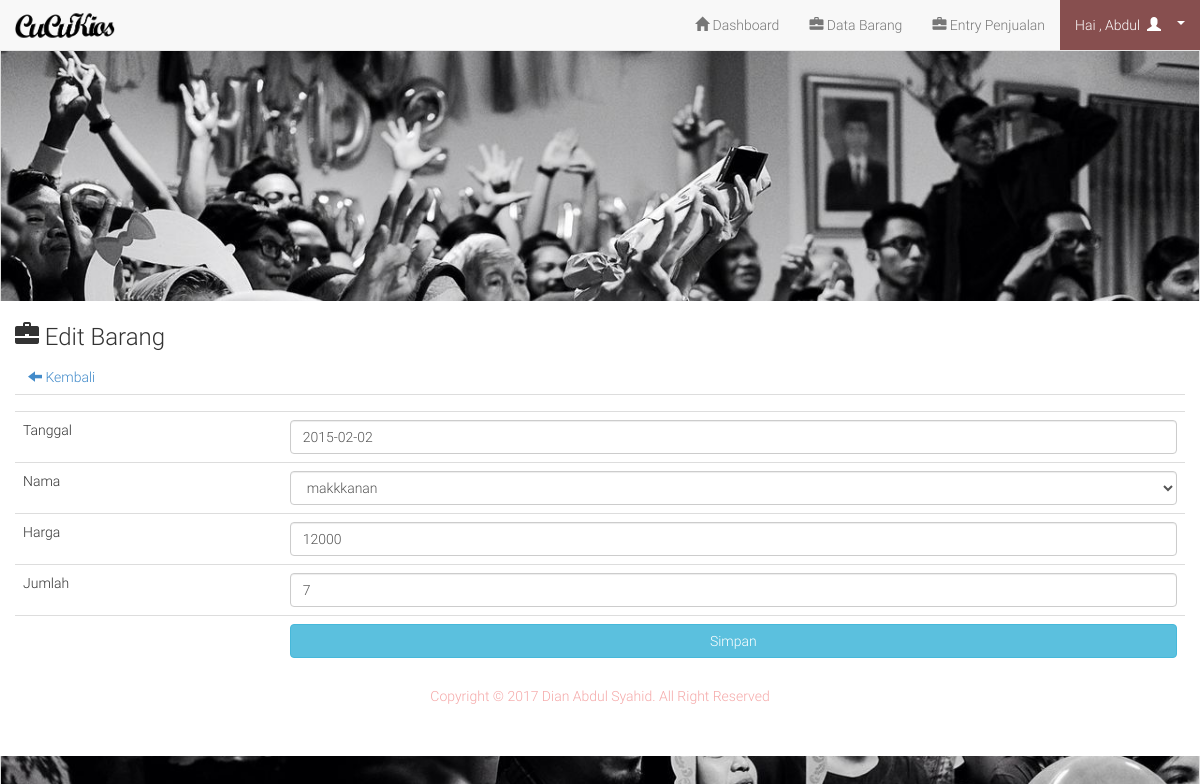
Screenshot of /admin/edit_laku.php?id=47 (signed in) with the database file from the repository.
### tables this page shows
CREATE TABLE IF NOT EXISTS `barang_laku` (
  `id` int(11) NOT NULL AUTO_INCREMENT,
  `tanggal` date NOT NULL,
  `nama` text NOT NULL,
  `jumlah` int(11) NOT NULL,
  `harga` int(11) NOT NULL,
  `total_harga` int(20) NOT NULL,
  `laba` int(11) NOT NULL,
  PRIMARY KEY (`id`)
);

CREATE TABLE IF NOT EXISTS `barang` (
  `id` int(11) NOT NULL AUTO_INCREMENT,
  `nama` text NOT NULL,
  `jenis` text NOT NULL,
  `suplier` text NOT NULL,
  `modal` int(11) NOT NULL,
  `harga` int(11) NOT NULL,
  `jumlah` int(11) NOT NULL,
  `sisa` int(11) NOT NULL,
  PRIMARY KEY (`id`)
);

### admin/edit_laku.php (the view, shortened to what this page needs)
<?php
include 'header.php';
?>
<h3><span class="glyphicon glyphicon-briefcase"></span>  Edit Barang</h3>
<a class="btn" href="barang_laku.php"><span class="glyphicon glyphicon-arrow-left"></span>  Kembali</a>
<?php
$id_brg=mysql_real_escape_string($_GET['id']);
$det=mysql_query("select * from barang_laku where id='$id_brg'")or die(mysql_error());
while($d=mysql_fetch_array($det)){
	?>
	<form action="update_laku.php" method="post">
		<table class="table">
			<tr>
				<td></td>
				<td><input type="hidden" name="id" value="<?php echo $d['id'] ?>"></td>
			</tr>
			<tr>
				<td>Tanggal</td>
				<td><input name="tgl" type="text" class="form-control" id="tgl" autocomplete="off" value="<?php echo $d['tanggal'] ?>"></td>
			</tr>
			<tr>
				<td>Nama</td>
				<td>
					<select class="form-control" name="nama">
						<?php
						$brg=mysql_query("select * from barang");
						while($b=mysql_fetch_array($brg)){
							?>
							<option <?php if($d['nama']==$b['nama']){echo "selected"; } ?> value="<?php echo $b['nama']; ?>"><?php echo $b['nama'] ?></option>
							<?php
						}
						?>
					</select>
				</td>
			</tr>
			<tr>
				<td>Harga</td>
				<td><input type="text" class="form-control" name="harga" value="<?php echo $d['harga'] ?>"></td>
			</tr>
			<tr>
				<td>Jumlah</td>
				<td><input type="text" class="form-control" name="jumlah" value="<?php echo $d['jumlah'] ?>"></td>
			</tr>
			<tr>
				<td></td>
				<td><input type="submit" class="btn btn-info width100" value="Simpan"></td>
			</tr>
		</table>
	</form>
	<?php
}
?>
<?php
include 'footer.php';
?>

### assets/css/style.css (style rules this page uses)
* { padding:0; margin:0; }
html, body { font-family: 'Light',sans-serif !important; }
.width100 { width: 100% !important; }

### rows the page displays
barang_laku: tgl "2015-02-02", nama "makkkanan", harga "12000", jumlah "7"

### other values shown
$_SESSION['uname'] "Abdul"
